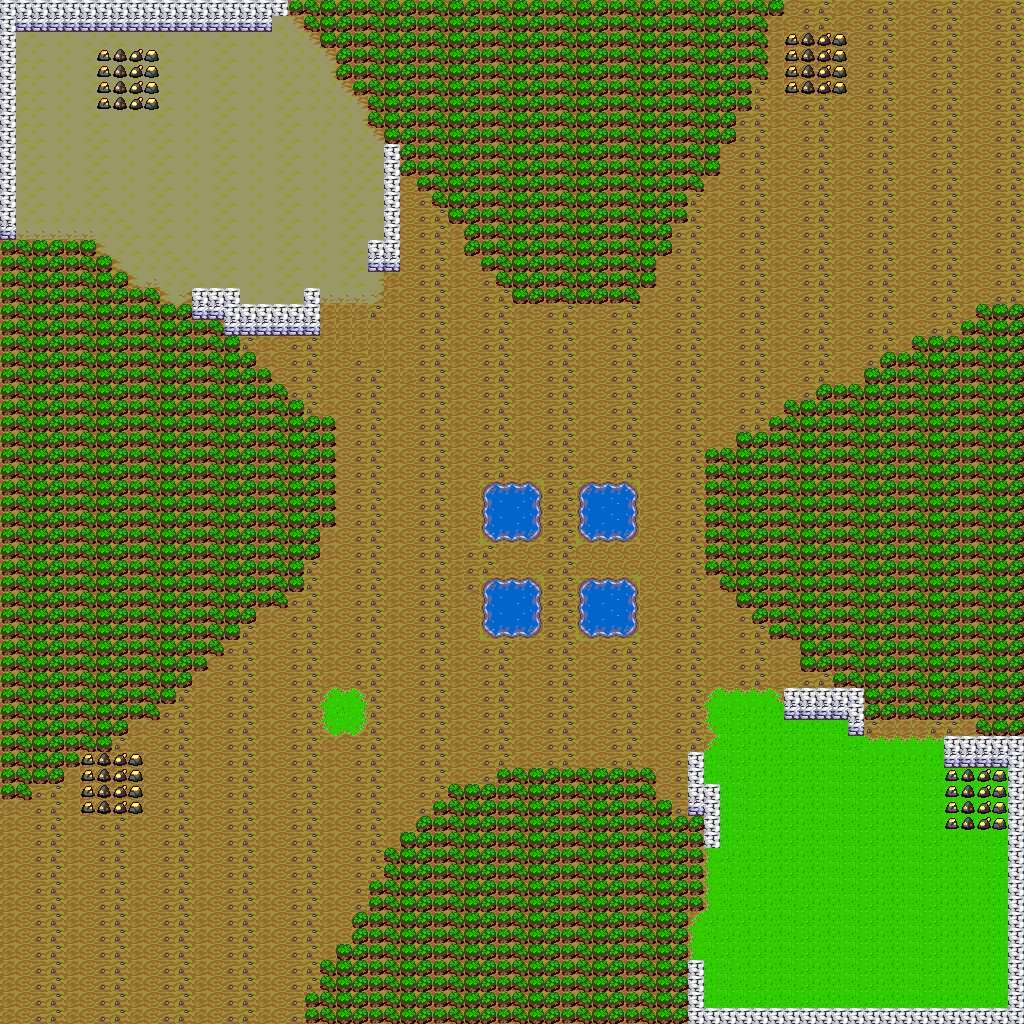

This is a level from a 2D game, rendered from its Tiled map with the project's own tilesets. A one-line summary and the map file follow, with tile-layer data summarised:
An orthogonal 64x64 tile map with 16x16 px tiles, 1 tile layer (Map), 4 tilesets and 6 objects (Triturador, Rajafieras).

<map version="1.10" tiledversion="1.12.1" orientation="orthogonal" renderorder="right-down" width="64" height="64" tilewidth="16" tileheight="16" infinite="0" nextlayerid="5" nextobjectid="160">
 <editorsettings>
  <export target="../../../../assets/map/win.fgm" format="Future Glimpses map (*.fgm)" />
 </editorsettings>
 <properties>
  <property name="AI_MODE" type="int" propertytype="AI_MODE" value="0" />
  <property name="ENABLE_BARRACKS" type="bool" value="true" />
  <property name="ENABLE_BLACKSMITH" type="bool" value="true" />
  <property name="ENABLE_FARM" type="bool" value="true" />
  <property name="ENABLE_STABLES" type="bool" value="true" />
  <property name="ENABLE_TOWER" type="bool" value="true" />
  <property name="ENABLE_TURRET" type="bool" value="false" />
  <property name="MSG_DESCRIPTION" value="Ganas inmediatamente porque no hay enemigos." />
  <property name="MSG_LOSE" value="Pierdes. Esto puede ser un texto bastante largo, para dar algo de lore a la partida." />
  <property name="MSG_TITLE" value="Vas a ganar" />
  <property name="MSG_WIN" value="Pierdes. Esto puede ser un texto bastante largo, para dar algo de lore a la partida. Pierdes. Esto puede ser un texto bastante largo, para dar algo de lore a la partida." />
  <property name="PEACE_TIME" type="int" value="120" />
  <property name="RES_GOLD_COMPUTER" type="int" value="100000" />
  <property name="RES_GOLD_PLAYER" type="int" value="123456" />
  <property name="RES_WOOD_COMPUTER" type="int" value="100000" />
  <property name="RES_WOOD_PLAYER" type="int" value="234567" />
  <property name="WIN_CODE" value="12345678" />
 </properties>
 <tileset firstgid="1" source="../../tileset.tsx" />
 <tileset firstgid="257" source="../../units/units.tsx" />
 <tileset firstgid="267" source="../../buildings/big_buildings.tsx" />
 <tileset firstgid="273" source="../../buildings/small_buildings.tsx" />
 <layer id="1" name="Map" width="64" height="64">
  <data>[4096 cells, 4096 non-empty, 55 distinct tile ids]</data>
 </layer>
 <objectgroup id="2" name="Units/Buildings">
  <object id="71" template="../../units/P_Worker.tx" x="848" y="848" />
  <object id="72" template="../../units/P_Worker.tx" x="848" y="864" />
  <object id="73" template="../../units/P_Knight.tx" name="Triturador" x="816" y="832" visible="1">
   <properties>
    <property name="CUSTOM" type="bool" value="true" />
    <property name="MAX_DAMAGE" type="int" value="120" />
    <property name="MAX_HEALTH" type="int" value="9999" />
    <property name="MIN_DAMAGE" type="int" value="12" />
    <property name="MUST_SURVIVE" type="bool" value="false" />
   </properties>
  </object>
  <object id="125" template="../../buildings/P_City_Hall.tx" x="896" y="912" />
  <object id="126" template="../../units/P_Worker.tx" x="848" y="880" />
  <object id="158" template="../../units/P_Archer.tx" name="Rajafieras" x="784" y="864">
   <properties>
    <property name="CUSTOM" type="bool" value="true" />
    <property name="MAX_DAMAGE" type="int" value="60" />
    <property name="MAX_HEALTH" type="int" value="9999" />
    <property name="MIN_DAMAGE" type="int" value="50" />
    <property name="MUST_SURVIVE" type="bool" value="true" />
   </properties>
  </object>
 </objectgroup>
</map>
